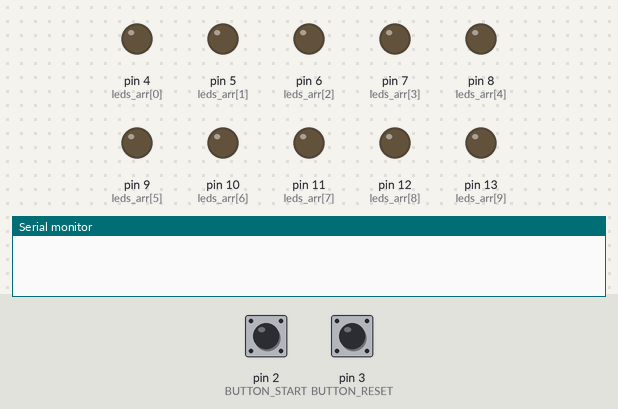
A sketch run on a simulated Arduino Uno, built with avr-gcc and run on an emulated ATmega328P. On the bench: output pins drawn as LEDs (lit = HIGH), the last lines printed to the serial monitor. Dashed ring = blinking. The test bench sets the inputs (shaded band); at power-on: pin 2 (BUTTON_START) LOW, pin 3 (BUTTON_RESET) LOW.

Above: at 1.2 s.
1.3 s: pin 2 (BUTTON_START) pulled HIGH for 0.15 s
At 3.7 s:
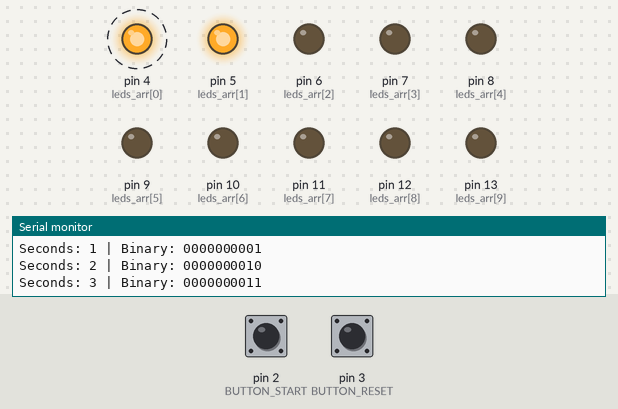
4.4 s: pin 3 (BUTTON_RESET) pulled HIGH for 0.15 s
At 5.6 s:
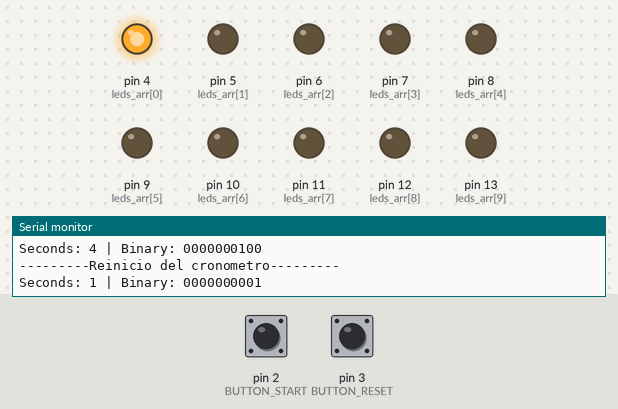
7.5 s: pin 3 (BUTTON_RESET) pulled HIGH for 1 s
At 11.46 s:
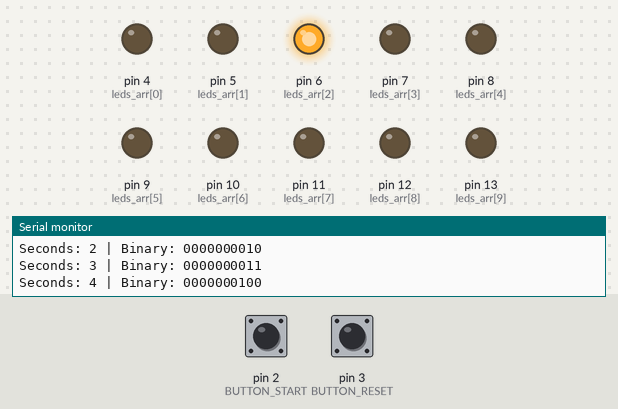
11.5 s: pin 3 (BUTTON_RESET) pulled HIGH for 3.2 s
At 28.9 s:
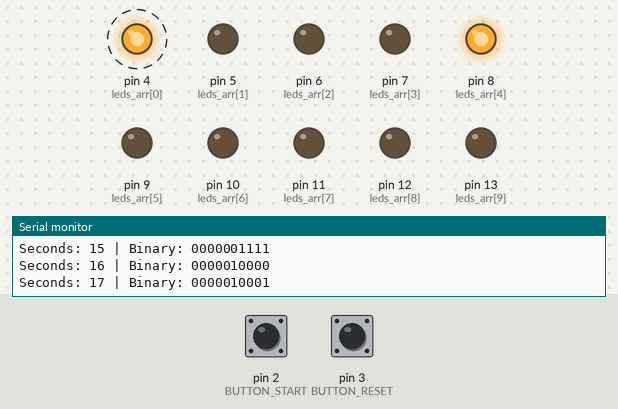
Timing chart, 0 to 30.9 s (numbered marks = the images above; inputs shaded):
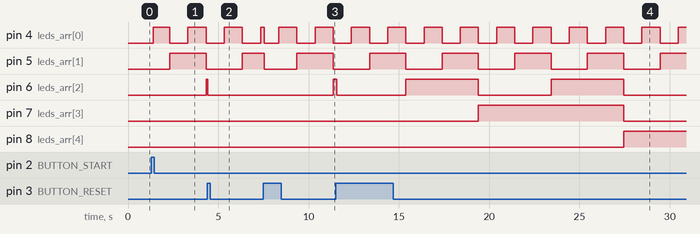

Measured:
- after the input at 1.3 s, pin 4 (leds_arr[0]): alternates HIGH for 0.96 s and LOW for 1.0 s, starting after 0.11 s; pin 5 (leds_arr[1]): LOW → HIGH after 1.0 s, → LOW 2.0 s later; pin 6 (leds_arr[2]): LOW → HIGH after 3.0 s
- after the input at 4.4 s, pin 6 (leds_arr[2]): HIGH → LOW at once
- after the input at 7.5 s, pin 6 (leds_arr[2]): LOW → HIGH after 3.9 s instead of 0.85 s
- after the input at 11.5 s, pin 8 (leds_arr[4]): LOW → HIGH after 16.0 s instead of 11.9 s

The sketch:

tp_01_grupo__undefined__cron_metro_binario_v_1_51.ino
```cpp
/*
 *	Trabajo Práctico 1: Cronómetro Binario
 *      INTEGRAN3:
 *
 *	David Lago
 *	Sonia Luna
 *	Alan Magariños
 *
 *	Al iniciar la simulacion, todos los led deben comenzar apagados.
 *	Cada 1 segundo que transcurra, se deben encender los led
 *	de acuerdo al numero que representan.
 *
 *	Ejemplo:
 *
 *	El numero 15 (0000001111) se representaria encendiendo los
 *	leds AMARILLO y NARANJA.
 *	Al pasar al numero 16 (0000010000), se deben apagar todos
 *	los led anteriores y encenderse uno de los leds VERDES.
 *	Notese, en el ejemplo los 0 representan los led apagados
 *	y los 1 los led encendidos).
 *
 *	-------------------------------------------------------
 *
 *	Al presionarse el boton START, debe iniciar el cronometro.
 *	Volver a presionarlo hace que la secuencia se detenga.
 *  (Como si se hubiese presionado pausa).
 *	Al presionarse el boton RESET, el cronometro
 *	debe reiniciarse y arrancar de 0.
 *
 *	Tip: Modularizar la función que controla el encendido de los
 *	LEDS y de ser posible, todo el código para evitar repetir lineas lo mas
 *posible. Usar millis para controlar el tiempo del contador para que el cambio
 *de los leds encendidos sea perceptible para el ojo humano y documentar cada
 *función creada en el código. Un breve comentario que diga que es lo que hace
 *esa función y de corresponder, que retorna).
 */

//--- DEFINES ---//
#define ZERO_TO_HERO 0 // Inicio y Seteo del Contador a cero
#define BUTTON_START 2 // Pin del pulsador de Inicio
#define BUTTON_RESET 3 // Pin del pulsador de Reseteo
#define FIRST_LED 4 // Primer Pin de los Leds
#define LAST_LED 13 // Ultimo Pin de los Leds
#define BASE_MILLIS_SECONDS 1000 // Segundos expresados en milisegundos
#define MAX_SECONDS 1023 //! Maxima cantidad de segundos a contar

// Definido de esta forma para que al modificar la posicion del primer y/o ultimo led se adecue a la cantidad leds
#define TOTAL_LED (LAST_LED - FIRST_LED + 1)

//--- FIN DEFINES--//

// delays de las tareas en ms
const int DELAY_BOTONES = 100;
const int DELAY_LEDS = 100;
const int DELAY_CONTADOR = 1000;

int contador = ZERO_TO_HERO;//INICIALIZA EN CERO POR DEFINE

const int leds_arr[TOTAL_LED] = {4, 5, 6, 7, 8, 9, 10, 11, 12, 13};

unsigned long ultimo_tiempo_botones;
unsigned long ultimo_tiempo_leds;
unsigned long ultimo_tiempo_contador;

int pausa = 1;

int btn_start_antes = 0;
int btn_reset_antes = 0;

void setup() {
  Serial.begin(9600);
  inicializarPines();
}

/* Inicializa pausado (en 1)
No ejecuta tareas que cuentan y prenden LEDS,
solo checkea el estado de los botones.*/
void loop() {


  // Tarea 1
  /* Establece la frecuencia con la que se puede ejecutar la tarea de
   evaluar el estado de los botones*/
  if (millis() - ultimo_tiempo_botones >= DELAY_BOTONES) {
    tarea_check_botones();

    ultimo_tiempo_botones = millis();
  }

  if (!pausa) {//al no estar pausado se habilitan las tareas de prender leds y aumentar contador, ambos funcionan de forma independiente

      // Tarea 2
      /* Establece la frecuencia con la que se puede ejecutar la tarea de
       operar los leds */
    if (millis() - ultimo_tiempo_leds >= DELAY_LEDS) {
      tarea_leds(contador, TOTAL_LED); //los leds pueden tomar cualquier numero, solo muestran el numero actual del contador

      ultimo_tiempo_leds = millis();
    }


      //Tarea 3
      /* Establece la frecuencia con la que se puede ejecutar la tarea de
       aumentar el contador de segundos y lo imprime en serial(consola/monitor).
       Al alcanzar el maximo de segundos (1023)
       reinicia el contador y los leds */
    if (millis() - ultimo_tiempo_contador >= DELAY_CONTADOR) {
      if (contador >= MAX_SECONDS) {
        pausa = 1;
        contador = ZERO_TO_HERO; //ESTABLECE EN CERO POR DEFINE
        tarea_leds(contador, TOTAL_LED);
        return;
      }

      contador++;

      Serial.print("Seconds: ");
      Serial.print(contador);
      Serial.print(" | Binary: ");

      int contador_bin[TOTAL_LED];

      dec_a_bin(contador, contador_bin, TOTAL_LED );

	//Para mostrar los segundos en numeros binarios los convierte en un array
	//Imprime los segundos en binario
      for (int i = TOTAL_LED -1 ; i >= 0; i--) {
        Serial.print(contador_bin[i]);
      }

      Serial.println();

      ultimo_tiempo_contador = millis();
    }
  }
  delay(5);
}


// Inicializa los pines,
/*Le asigna un valor de salida a cada pin recorriendo el array.
Además, asigna valor de entrada a los pines de los pulsadores.
*/
void inicializarPines(){
	for (int i = 0; i < TOTAL_LED; i++) {
		pinMode(leds_arr[i], OUTPUT);
	}

  pinMode(BUTTON_START, INPUT);
  pinMode(BUTTON_RESET, INPUT);
}

//Checkea el estado de los botones
/*Se usa variables estaticas para recordar el último estado de los pines
entre llamadas de función.
Se implementa el Antirrebote, evaluando la persistencia del estado.*/
void tarea_check_botones() {

  int btn_start_ahora = digitalRead(BUTTON_START);
  int btn_reset_ahora = digitalRead(BUTTON_RESET);

  if(btn_start_ahora && !btn_start_antes) // ANTIRREBOTE
  {
	pausa = !pausa;
    digitalWrite(BUTTON_START,pausa);
   }
  btn_start_antes= btn_start_ahora;

  if (btn_reset_ahora && !btn_reset_antes) //ANTIRREBOTE
  {
	digitalWrite(BUTTON_RESET,1);
    contador = 0;
    tarea_leds(contador, TOTAL_LED);
    Serial.print("\n\n\n---------Reinicio del cronometro---------\n\n\n");
  }
  btn_reset_antes= btn_reset_ahora;
}

//Controla los leds:
/*Ingresa el número en decimal del contador de segundos,
lo convierte a binario llamando a otra función,
y lo muestra en los leds*/
void tarea_leds(int num, const int digits) {
  int num_bin[digits];

  dec_a_bin(num, num_bin, digits);

  for (int i = 0; i < digits; i++) {
    digitalWrite(leds_arr[i], num_bin[i]);
  }
}

//Convierte un decimal a binario representado como un array,
//asigna digito a digito a cada led.
void dec_a_bin(int dec, int* bin_arr, const int size) {
  for (int i = 0; i < size; i++) {
    if (dec % 2) {
      bin_arr[i] = 1;
    } else {
      bin_arr[i] = 0;
    }
    dec = dec / 2;
  }
}
```
